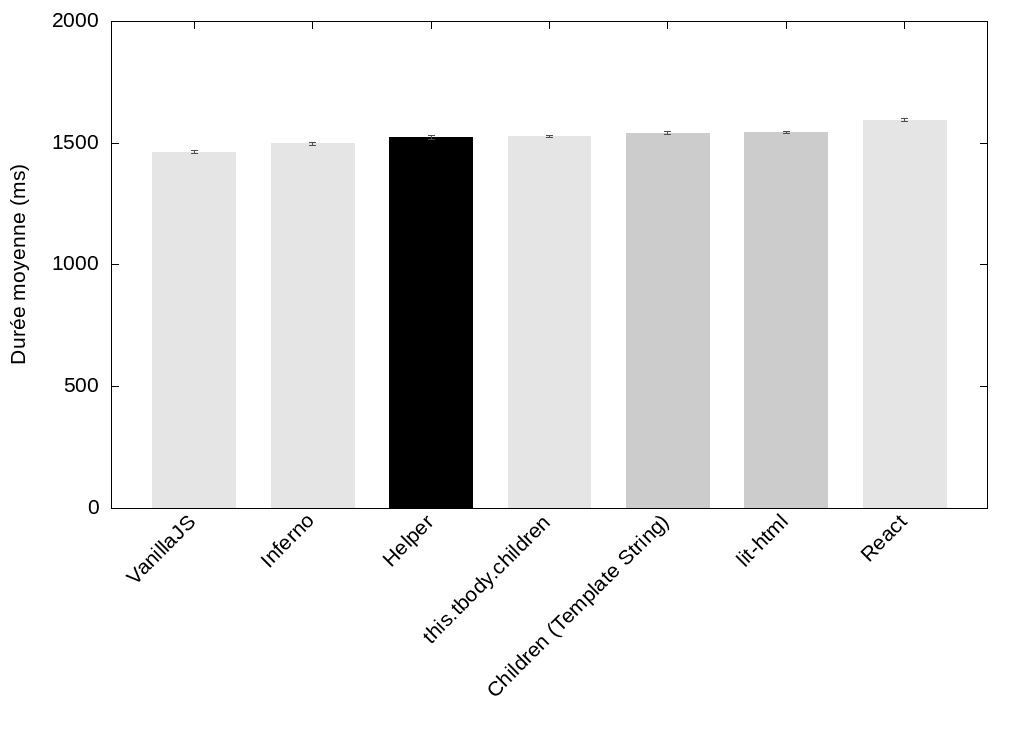

Recreate this plot in gnuplot.
working_directory = system("dirname ".ARG0)."/"
data_file = working_directory."data.csv"
output_file = working_directory."no-mem_helper.png"
set output output_file

set term png size 1024,750 font 'Liberation Sans,16'

set style fill solid
set boxwidth 0.7
set yrange [0:2000]
set ylabel "Durée moyenne (ms)"
unset key
set datafile separator ","

set linetype 1 lc rgb "gray90"
set linetype 2 lc rgb "gray90"
set linetype 3 lc rgb "black"
set linetype 4 lc rgb "gray90"
set linetype 5 lc rgb "gray80"
set linetype 6 lc rgb "gray80"
set linetype 7 lc rgb "gray90"
set linetype cycle 2

set xtics rotate by 45 right

plot '<(egrep "^(VanillaJS|this.tbody.children|Helper|Inferno|Children \(Template String\)|lit-html|React)," '.data_file.')' \
  using 0:2:($0+1):xtic(1) with boxes lc variable, \
  '' using 0:2:3:4 with yerrorbars lc rgb 'gray30' pt 0 lw 1
